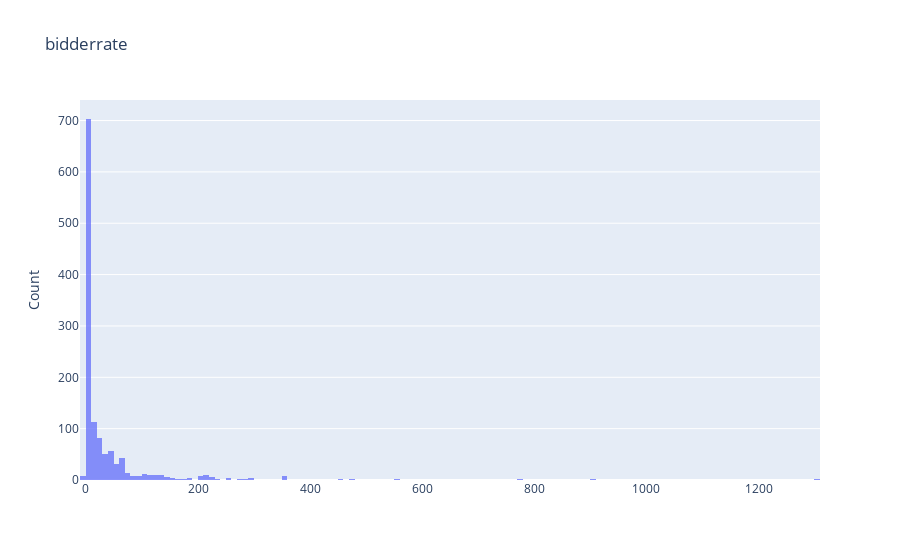

Notebook code cell kept with this figure:
### Code cell
plotBarCat(df,df.columns[4])

### Figure 1 — Plotly figure (JSON) as saved in the notebook; plotly's stock layout.template omitted (floating-point values rounded to 4 significant figures; data arrays with more than 128 entries replaced by an {"elided": "..."} marker saying what was removed)
{"data": [{"opacity": 0.75, "type": "histogram", "x": {"elided": "1213 int values"}}], "layout": {"barmode": "overlay", "title": {"text": "bidderrate"}, "yaxis": {"title": {"text": "Count"}}}}
